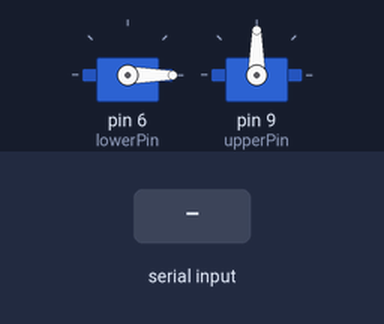
Simulated run of this sketch. Board: Arduino Uno, built with avr-gcc and run on an emulated ATmega328P. Shown: 2 × servo. The inputs (shaded band) are chosen by the test bench.

Above: at 1.2 s.
1.3 s: "lower(45)\n" received over Serial
At 2.5 s:
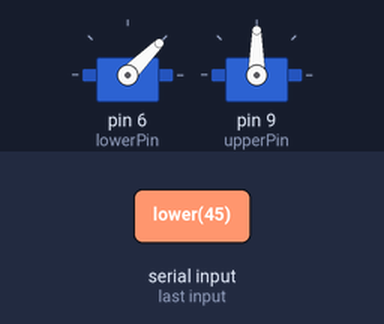
2.8 s: "lower(90)\n" received over Serial
At 3.7 s:
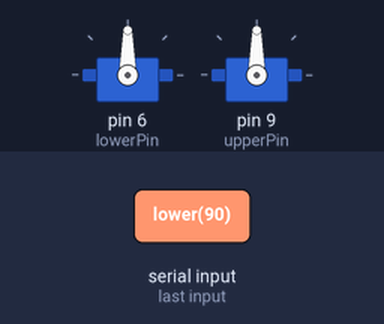
4.3 s: "lower(135)\n" received over Serial
At 4.8 s:
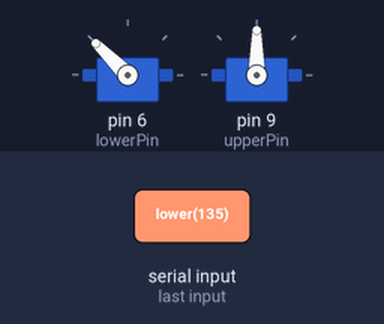
5.8 s: "lower(180)\n" received over Serial
At 7.0 s:
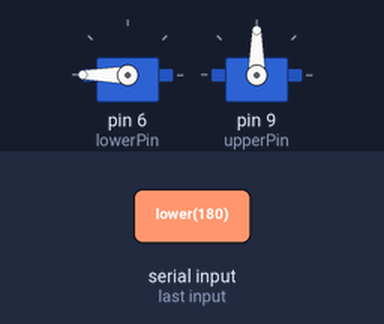
7.3 s: "upper(0)\n" received over Serial
At 8.3 s:
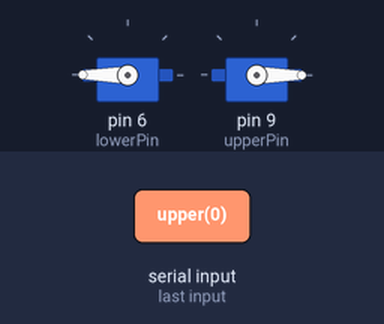
8.8 s: "lower(0)\n" received over Serial
At 9.4 s:
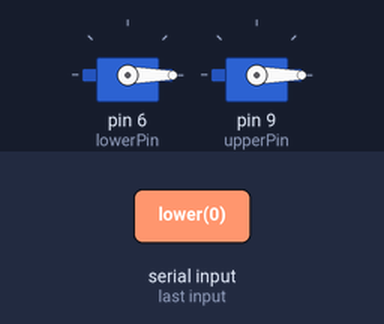
Timing chart, 0 to 11.3 s (numbered marks = the images above; inputs shaded):
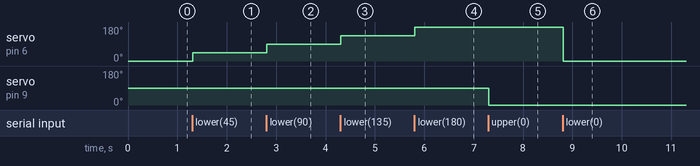

Measured:
- after the input at 1.3 s, servo on pin 6 (lowerPin): 0° → 45° at once
- after the input at 2.8 s, servo on pin 6 (lowerPin): 45° → 90° at once
- after the input at 4.3 s, servo on pin 6 (lowerPin): 90° → 135° at once
- after the input at 5.8 s, servo on pin 6 (lowerPin): 135° → 180° at once
- after the input at 7.3 s, servo on pin 9 (upperPin): 90° → 0° at once
- after the input at 8.8 s, servo on pin 6 (lowerPin): 180° → 0° at once

The sketch:

servos.ino
```cpp
#include <Servo.h>

Servo lowerServo;
Servo upperServo;

String command = String("");

const int lowerPin = 6;
const int upperPin = 9;

void setup() {
  lowerServo.attach(lowerPin);
  upperServo.attach(upperPin);

  // default/starting position for servos
  lowerServo.write(0);
  upperServo.write(90);

  Serial.begin(9600);

}

void loop() {

  if (!Serial.available()) {
    return;
  }

  command = Serial.readStringUntil('\n');
  command.trim();

  if (command == "lower(0)") {
    lowerServo.write(0);
  } else if (command == "lower(45)") {
    lowerServo.write(45);
  } else if (command == "lower(90)") {
    lowerServo.write(90);
  } else if (command == "lower(135)") {
    lowerServo.write(135);
  } else if (command == "lower(180)") {
    lowerServo.write(180);
  } else if (command == "upper(0)") {
    upperServo.write(0);
  } else if (command == "upper(45)") {
    upperServo.write(45);
  } else if (command == "upper(90)") {
    upperServo.write(90);
  } else if (command == "upper(135)") {
    upperServo.write(135);
  } else if (command == "upper(180)") {
    upperServo.write(180);
  }

}
```
